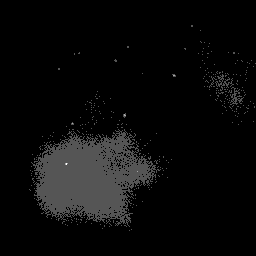
#> input picture 00001.tif, 256 x 256 px
$ jupyter execute Find_Mols.ipynb
#> lines starting #> are read from the running program, lines starting #| are printed output that depends on the picture
# Finding Molecules

This has become something of a "hello world" example for me when brushing up on a language. There's an example of doing this in *R* on [my website](https://bobturneruk.github.io/Finding_Molecules.nb.html). However, this goes a bit further as there was an opportunity to fairly straightforwardly link the problem of getting the rough locations of the parts of the image that represent light from single molecules and the next stage which is to fit a 2D Gaussian function for a better estimate of location ([see this seperate *R* example](https://bobturneruk.github.io/2D_Gaussian.nb.html)).

## Objective

Re-iterated from my *R* post:

*When reconstructing super resolved images from multiple frames of image data using single molecule localisation microscopy (e.g. PALM, STORM), the first challenge is often to locate regions of the frames where we expect to find images of molecules such that they can then be fitted to a model to determine their location. In this coding note, I’m going to go through the process of doing this. Several alterative approaches are available for many of the steps - this may not be how a particular piece of software e.g. NSTORM or ThunderSTORM tackles the problem, but it hopefully gives a general idea as to what’s going on under the hood.*

## Libraries
Job one is to import all of the libraries I need to do this. I've made use of the fitting in *astropy* to quickly get to the molecule locations.

[cell 1]
import skimage
from skimage import io, exposure, feature, morphology, measure

import numpy as np

import matplotlib
from matplotlib import pyplot, patches

import astropy.modeling
from astropy.modeling import models, fitting

import pandas as pd

## Loading the image
Next, I load an image, again from [EPFL’s Single Molecule Microscopy Software Benchmarking site](http://bigwww.epfl.ch/smlm/challenge2013/datasets/Tubulins_I/index.html).

[cell 2]
image=io.imread("00001.tif")
#> image is the input picture: shape (256, 256) uint16; min 51, max 910, mean 172.8
pyplot.imshow(image)

## Get rough locations of molecules
The next job is to obatain the rough locations of the molecules by finding "blobs" of the right size in the image. A lot more of this is taken care of by *skimage* here than by *imager* in *R*. In fact, the *blob_log* function does the filtering, thresholding and local maxima detection in a one-er. I've forced it to look only for blobs of a certain size. Generally one might want to look for lots of different sized blobs, so that's what the function is made to do, but here blob size is a signature of the point spread function of the microscope so large or small blobs should be ignored as they're not what we're looking for!

[cell 3]
image_eq=exposure.equalize_adapthist(image) #This helps with the blob_log function
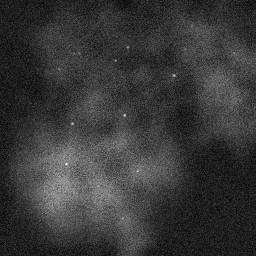
#> image_eq: shape (256, 256) float64; min 0, max 1, mean 0.223
blobs=feature.blob_log(image_eq,threshold=0.04,min_sigma=2,max_sigma=2) #look only for blobs with a sigma (width) around 2 pixels
#> blobs = 17 rows, first 8: [75, 174, 2], [115, 124, 2], [123, 72, 2], [164, 66, 2], [47, 127, 2], [60, 115, 2], [171, 137, 2], [53, 79, 2]

## Mark regions around blobs for curve fitting
The next block of code draws a square around each blob. Each of which is a region of interest that we will cut out and fit a Gaussian to.

[cell 4]
square_side=5 #length of one axis of the squre in pixels
blobs_image=np.zeros(image.shape) #an empty image the same size as our source image
blobs_image[blobs[:,0].astype(int),blobs[:,1].astype(int)]=1 #add blob locations to image
dilation_kernel=np.ones([square_side,square_side])
blobs_image_dilated=morphology.binary_dilation(blobs_image,dilation_kernel) #draw squares around blob locations
squares_labelled=measure.label(blobs_image_dilated) # label squares
pyplot.imshow(squares_labelled)
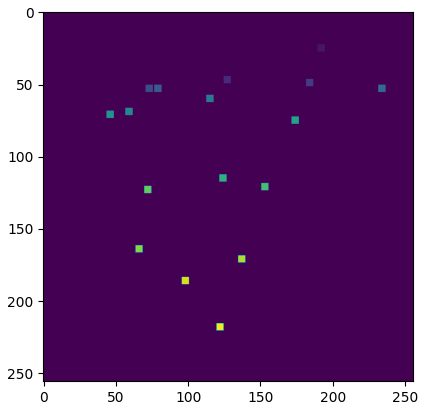
#> figure drawn by matplotlib, 1 panel

## Fit Gaussians
Now, as *astropy* presents the opportunity to do so easily, we can iterate trhough each of the squares and fit 2D Gaussians. The location of the peak of the Gaussian is the super-resolved location of the molecule we're interested in. Not sure if I'm using the most *pythonic* ways of array and list manipulation, here. I'd be happy to hear if there's a better way!

[cell 5]
fitter = fitting.LevMarLSQFitter()

mols_x=[]
mols_y=[]

# iterate through square regions
for idx, region in enumerate(measure.regionprops(squares_labelled,image)):
    # check regions have not run together
    if region.area==square_side**2:
        # get region as x, y and z coordinates
        x,y=np.hsplit(region.coords,2)
        x=x.flatten()
        y=y.flatten()
        z=region.intensity_image.ravel()
        # fit gaussian
        g2d_init = models.Gaussian2D(x_mean=region.centroid[0],y_mean=region.centroid[1],fixed={"theta":True})
        p = fitter(g2d_init, x, y, z)
        mols_x.append(p.x_mean.value)
        mols_y.append(p.y_mean.value)
#> this loop made 17 passes
#> after the loop, mols_x = [25.44, 46.79, 48.71, 53.24, 52.94, 53.32, 60.15, 68.81, 71.16, 75.1, 115, 121.1, 123.2, 163.7, 170.8, 185.9, 217.9]; mols_y = [191.8, 127.3, 184.8, 73.24, 78.86, 234, 115.1, 58.97, 46.49, 173.7, 124.2, 153, 71.98, 66.04, 137.2, 97.74, 122.1]

Here's a list of where we estiamte the molecules are:

[cell 6]
pd.DataFrame({"x position (px)":mols_x,"y position (px)":mols_y})
#> Out = table of 17 rows and 2 columns

And a plot of locations:

[cell 7]
pyplot.imshow(image)
pyplot.scatter(mols_y,mols_x,facecolors="none",edgecolors="black")
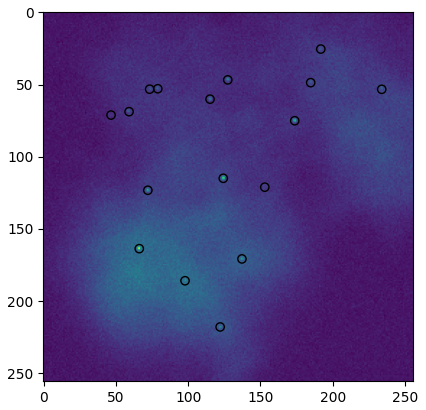
#> figure drawn by matplotlib, 1 panel
